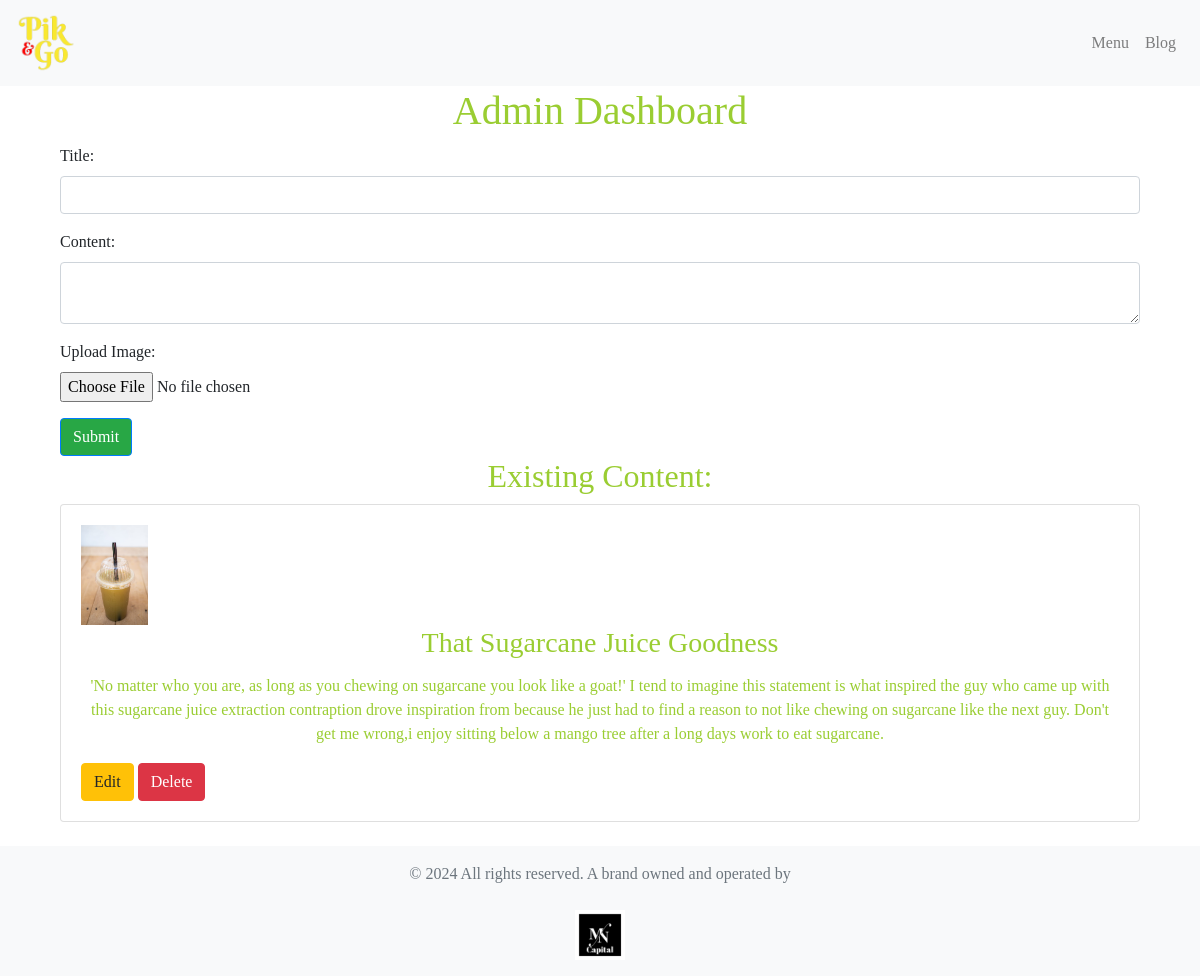
The app's page /admin/dashboard (signed in) with its own data.
### app.py (models this page shows)
class Content(db.Model):
    id = db.Column(db.Integer, primary_key=True)
    title = db.Column(db.String(255), nullable=False)
    body = db.Column(db.Text, nullable=False)
    image_filename = db.Column(db.String(255))
    created_at = db.Column(db.DateTime, default=datetime.utcnow)

### app.py (the view, shortened to what this page needs)
@app.route('/admin/dashboard', methods=['GET', 'POST'])
def admin_dashboard():
    if not session.get('admin_logged_in'):
        return redirect(url_for('admin_login'))
    form = ContentForm()
    contents = Content.query.all()
    return render_template('admin_dashboard.html', form=form, contents=contents)

### forms.py
class ContentForm(FlaskForm):
    id = uuid.uuid4()
    title = StringField('Title', validators=[DataRequired()])
    body = TextAreaField('Content', validators=[DataRequired()])
    image = FileField('Upload Image', validators=[FileAllowed(['jpg', 'png', 'jpeg', 'gif']), FileSize(max_size=2 * 1024 * 1024)])  # 2 MB limit
    submit = SubmitField('Submit')
    author = StringField('Author')

### templates/admin_dashboard.html (shortened to what this page needs)
{% extends 'base.html' %}
{% block content %}
    <div class="container">
        <h1>Admin Dashboard</h1>
        <form method="post" action="{{ url_for('admin_dashboard') }}" enctype="multipart/form-data">
            <div class="form-group">
                <label for="title">Title:</label>
                {{ form.title(class="form-control") }}
            </div>
            <div class="form-group">
                <label for="body">Content:</label>
                {{ form.body(class="form-control") }}
            </div>
            <div class="form-group">
                <label for="image">Upload Image:</label>
                {{ form.image(class="form-control-file") }}
            </div>
            <button type="submit" class="btn btn-primary bg-success">Submit</button>
        </form>
        <h2>Existing Content:</h2>
        {% for content in contents %}
            <div class="card">
                <div class="card-body">
                    {% if content.image_filename %}
                        <img src="{{ url_for('static', filename='uploads/' + content.image_filename) }}" alt="Post Image" class="img-fluid" style="max-width: 100px; max-height: 100px;">
                    {% endif %}
                    <h3 class="card-title">{{ content.title }}</h3>
                    <p class="card-text">{{ content.body }}</p>
                    <a href="{{ url_for('edit_content', content_id=content.id) }}" class="btn btn-warning">Edit</a>
                    <form method="post" action="{{ url_for('delete_content', content_id=content.id) }}" style="display: inline;">
                        <button type="submit" class="btn btn-danger" onclick="return confirm('Are you sure you want to delete this post?')">Delete</button>
                    </form>
                </div>
            </div>
            <br>
        {% endfor %}
    </div>
{% endblock %}

### static/css/style.css (style rules this page uses)
body { font-family: 'BerkshireSwash', cursive; }
h1, h2, h3, h4, p { font-family: 'BerkshireSwash', cursive; color: yellowgreen; text-align: center; padding: 1px; }

### records on screen
Content: image_filename (picture), title "That Sugarcane Juice Goodness", body "'No matter who you are, as long as you chewing on sugarcane you look like a goat!' I tend to imagine this statement is what inspired the guy who came up with this sugarcane juice extraction contraption drove inspiration from because he just had to find a reason to not like chewing on sugarcane like the next guy. Don't get me wrong,i enjoy sitting below a mango tree after a long days work to eat sugarcane."
